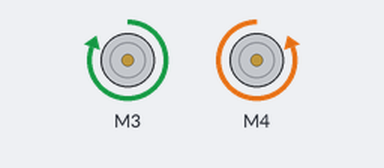
The sketch below on a simulated Arduino Uno, built with avr-gcc and run on an emulated ATmega328P. Parts: 2 × DC motor (green arrow = forward, orange = backward, longer = faster). What the sketch prints to the serial monitor is not drawn.

Above: at 0.1 s.
Timing chart, 0 to 1.6 s (numbered marks = the images above):
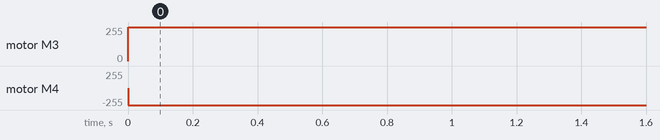

Measured:
- by itself, motor M3: stopped → forward 255/255 at 0.00 s
- by itself, motor M4: stopped → backward 255/255 at 0.00 s

The sketch:

motorr.ino
```cpp
#include <AFMotor.h>

AF_DCMotor motor1(1);
AF_DCMotor motor2(2);
AF_DCMotor motor3(3);
AF_DCMotor motor4(4);
void setup()
{
  Serial.begin(9600);//set up Serial library at 9600 bps
  Serial.println("Motor test!");
  MotorSpeed(255);
}

void loop() {
   /* digitalWrite(trigPin,LOW);
    delayMicroseconds(5);
    digitalWrite(trigPin, HIGH);
    delayMicroseconds(10);
    digitalWrite(trigPin, LOW);

    // Reads the echoPin, returns the sound wave travel time in microseconds
    duration = pulseIn(echoPin, HIGH);
    // Calculating the distance
    distance= duration / 29.1 / 2;

    if (distance < 15){
    AllBackward();
    delay(500);
    TurnRight();
    delay(500);
    }
    else
    {
      AllForward();
    }*/
    AllForward();
    delay(5000);
}

void MotorSpeed(int Speed)
{
  motor3.setSpeed(Speed);     // set the speed to 200 (255 max)
  motor4.setSpeed(Speed);
}

void AllForward()
{
  Serial.print("forward");
  motor3.run(FORWARD);      // SOL ÖN
  motor4.run(BACKWARD);  // SOL ARKA
}

void AllBackward()
{
  Serial.print("backward");
  motor1.run(BACKWARD);      // turn it on going forward
  motor2.run(FORWARD);
}

void AllStop()
{
  Serial.print("stop");
  motor1.run(RELEASE);      // turn it on going forward
  motor2.run(RELEASE);
}
void TurnLeft() {
  Serial.print("LEFT");
  motor1.run(BACKWARD);      // SOL ÖN
  motor2.run(FORWARD);  // SOL ARKA

}
void TurnRight() {
  motor1.run(FORWARD);      // SOL ÖN
  motor2.run(BACKWARD);  // SOL ARKA
}
```
